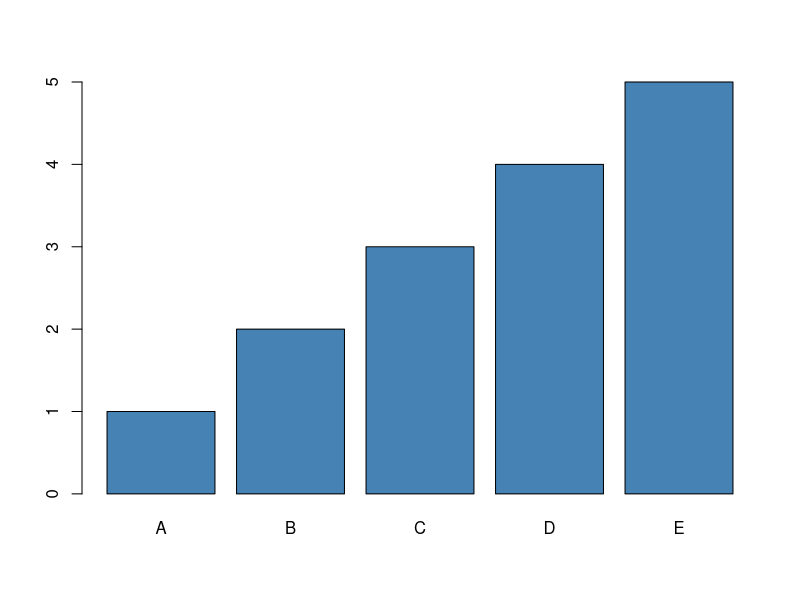

Source code (R):
## ---- chunk 1
print("First output - has its own toggle")
## ---- chunk 2
print("Second output - toggles independently")
## ---- chunk 3
#| output-sync: true
cat("Part 1: Summary\n")
cat("Mean:", mean(1:10), "\n")
cat("SD:", sd(1:10), "\n\n")
cat("Part 2: Visual\n")
barplot(1:5, names.arg = LETTERS[1:5], col = "steelblue")
cat("\nPart 3: Complete\n")
## ---- chunk 4
#| output-sync: false
cat("This cell uses individual mode\n")
cat("Each line toggles separately\n")
